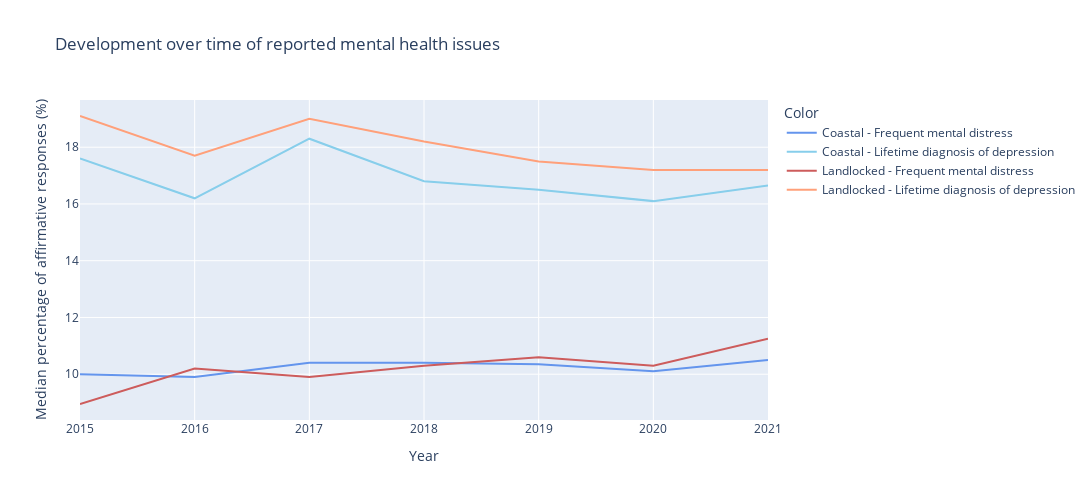

Notebook cell for this chart:
### Markdown cell above
To look further into this, the year-to-year development of both groups is charted.

For readability, the median per topic for each region is used, instead of the 50 different traces for all US states.
The median was chosen as it is less affected by the previously noted not insignificant number of outliers.

### Code cell
def prepare_line_data(df, label):
    df_median = df.groupby(['YearEnd', 'Topic']).agg({'Data_Value':'median'}).reset_index()
    df_median['Label'] = label
    return df_median

df_coastal_line = prepare_line_data(df_coastal_mh, 'Coastal')
df_landlocked_line = prepare_line_data(df_landlocked_mh, 'Landlocked')
df_combined = pd.concat([df_coastal_line, df_landlocked_line])

color_map = {
    'Coastal - Lifetime diagnosis of depression': 'skyblue',
    'Coastal - Frequent mental distress': 'cornflowerblue',
    'Landlocked - Lifetime diagnosis of depression': 'lightsalmon',
    'Landlocked - Frequent mental distress': 'indianred'
}
# create column 'color' which maches the keys of the color_map dictionary
df_combined['Color'] = df_combined['Label'] + ' - ' + df_combined['Topic']

# create line plot
fig_line = px.line(df_combined, x='YearEnd', y='Data_Value', color='Color',
                   color_discrete_map=color_map,
                   labels={'Data_Value': 'Mean Data Value', 'YearEnd': 'Year'},
                   title='Mean Data Value Over Years by Topic and State Type')

# Update layout to include labels
fig_line.update_layout(
    height = 500, width = 1100, 
    title_text = "Development over time of reported mental health issues",
    xaxis = dict(title = 'Year'),
    yaxis = dict(title = 'Median percentage of affirmative responses (%)'),
)

fig_line.show()

### Figure 1 — Plotly figure (JSON) as saved in the notebook; plotly's stock layout.template omitted (floating-point values rounded to 4 significant figures)
{"data": [{"hovertemplate": "Color=Coastal - Frequent mental distress<br>Year=%{x}<br>Mean Data Value=%{y}<extra></extra>", "legendgroup": "Coastal - Frequent mental distress", "line": {"color": "cornflowerblue", "dash": "solid"}, "marker": {"symbol": "circle"}, "mode": "lines", "name": "Coastal - Frequent mental distress", "orientation": "v", "showlegend": true, "type": "scatter", "x": [2015, 2016, 2017, 2018, 2019, 2020, 2021], "xaxis": "x", "y": [10, 9.9, 10.4, 10.4, 10.35, 10.1, 10.5], "yaxis": "y"}, {"hovertemplate": "Color=Coastal - Lifetime diagnosis of depression<br>Year=%{x}<br>Mean Data Value=%{y}<extra></extra>", "legendgroup": "Coastal - Lifetime diagnosis of depression", "line": {"color": "skyblue", "dash": "solid"}, "marker": {"symbol": "circle"}, "mode": "lines", "name": "Coastal - Lifetime diagnosis of depression", "orientation": "v", "showlegend": true, "type": "scatter", "x": [2015, 2016, 2017, 2018, 2019, 2020, 2021], "xaxis": "x", "y": [17.6, 16.2, 18.3, 16.8, 16.5, 16.1, 16.65], "yaxis": "y"}, {"hovertemplate": "Color=Landlocked - Frequent mental distress<br>Year=%{x}<br>Mean Data Value=%{y}<extra></extra>", "legendgroup": "Landlocked - Frequent mental distress", "line": {"color": "indianred", "dash": "solid"}, "marker": {"symbol": "circle"}, "mode": "lines", "name": "Landlocked - Frequent mental distress", "orientation": "v", "showlegend": true, "type": "scatter", "x": [2015, 2016, 2017, 2018, 2019, 2020, 2021], "xaxis": "x", "y": [8.95, 10.2, 9.9, 10.3, 10.6, 10.3, 11.25], "yaxis": "y"}, {"hovertemplate": "Color=Landlocked - Lifetime diagnosis of depression<br>Year=%{x}<br>Mean Data Value=%{y}<extra></extra>", "legendgroup": "Landlocked - Lifetime diagnosis of depression", "line": {"color": "lightsalmon", "dash": "solid"}, "marker": {"symbol": "circle"}, "mode": "lines", "name": "Landlocked - Lifetime diagnosis of depression", "orientation": "v", "showlegend": true, "type": "scatter", "x": [2015, 2016, 2017, 2018, 2019, 2020, 2021], "xaxis": "x", "y": [19.1, 17.7, 19, 18.2, 17.5, 17.2, 17.2], "yaxis": "y"}], "layout": {"height": 500, "legend": {"title": {"text": "Color"}, "tracegroupgap": 0}, "title": {"text": "Development over time of reported mental health issues"}, "width": 1100, "xaxis": {"anchor": "y", "domain": [0, 1], "title": {"text": "Year"}}, "yaxis": {"anchor": "x", "domain": [0, 1], "title": {"text": "Median percentage of affirmative responses (%)"}}}}
